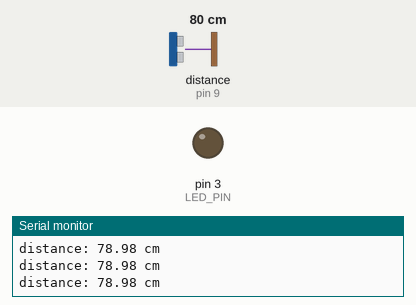
Recording of a sketch running on a simulated Arduino Uno, built with avr-gcc and run on an emulated ATmega328P. Parts: output pins drawn as LEDs (lit = HIGH), the last lines printed to the serial monitor. Wiring (inferred from the names in the program): ultrasonic range finder: trigger pin 10; echo pin 9. The test bench sets the inputs (shaded band); at power-on: distance to the obstacle (sensor on pin 9) 80 cm. The echo pulse lasts 58.3 µs per cm; pins used as bus, display or sensor lines are not drawn.

Above: at 1.2 s.
1.3 s: distance to the obstacle (sensor on pin 9) set to 44 cm
4.3 s: distance to the obstacle (sensor on pin 9) set to 38 cm
At 4.7 s:
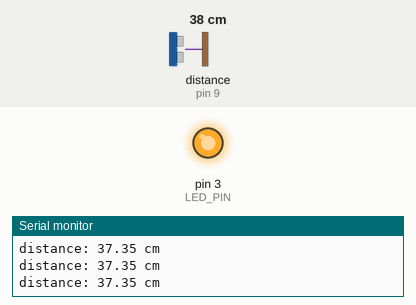
5.8 s: distance to the obstacle (sensor on pin 9) set to 60 cm
At 6.9 s:
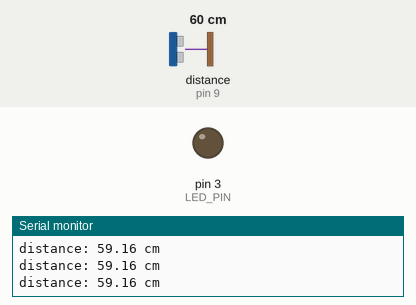
8.8 s: distance to the obstacle (sensor on pin 9) set to 18 cm
At 9.8 s:
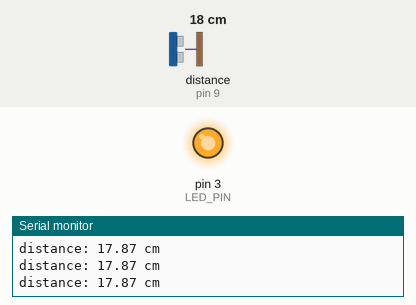
Timing chart, 0 to 11.8 s (numbered marks = the images above; inputs shaded):
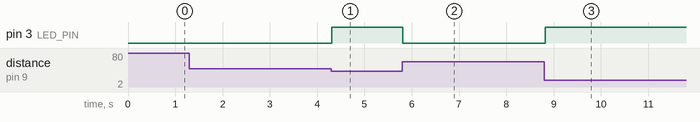

Measured:
- the behaviour switches between 41 and 40 cm on distance to the obstacle (sensor on pin 9) (found by bisection; images 0 and 1)
- after the input at 4.3 s, pin 3 (LED_PIN): LOW → HIGH at once
- after the input at 5.8 s, pin 3 (LED_PIN): HIGH → LOW at once
- after the input at 8.8 s, pin 3 (LED_PIN): LOW → HIGH at once

The sketch:

epic_trug1.ino
```cpp
// constants won't change
const int TRIG_PIN = 10; // Arduino pin connected to Ultrasonic Sensor's TRIG pin
const int ECHO_PIN = 9; // Arduino pin connected to Ultrasonic Sensor's ECHO pin
const int LED_PIN  = 3; // Arduino pin connected to LED's pin
const int DISTANCE_THRESHOLD = 50; // centimeters

// variables will change:
float duration_us, distance_cm;

void setup() {
  Serial.begin (9600);       // initialize serial port
  pinMode(TRIG_PIN, OUTPUT); // set arduino pin to output mode
  pinMode(ECHO_PIN, INPUT);  // set arduino pin to input mode
  pinMode(LED_PIN, OUTPUT);  // set arduino pin to output mode
}

void loop() {
  // generate 10-microsecond pulse to TRIG pin
  digitalWrite(TRIG_PIN, HIGH);
  delayMicroseconds(10);
  digitalWrite(TRIG_PIN, LOW);

  // measure duration of pulse from ECHO pin
  duration_us = pulseIn(ECHO_PIN, HIGH);
  // calculate the distance
  distance_cm = 0.017 * duration_us;

  if(distance_cm < DISTANCE_THRESHOLD)
    digitalWrite(LED_PIN, HIGH); // turn on LED
  else
    digitalWrite(LED_PIN, LOW);  // turn off LED
  if(distance_cm<40){
     digitalWrite(LED_PIN, HIGH);
  } else{ digitalWrite(LED_PIN, LOW);}

  // print the value to Serial Monitor
  Serial.print("distance: ");
  Serial.print(distance_cm);
  Serial.println(" cm");

}
```
